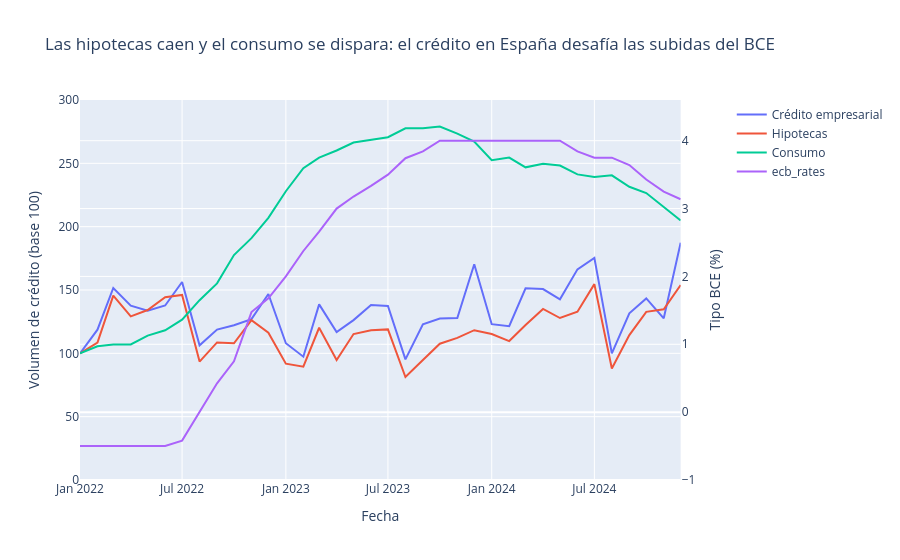

Notebook code for this chart:
### Code cell
fig = make_subplots(specs=[[{"secondary_y": True}]])
fig.add_trace(
    go.Scatter(x=df.loc[inicio:fin].index, y=df_norm.loc[inicio:fin]['imp_emp'], name='Crédito empresarial'),
    secondary_y=False
)

fig.add_trace(
    go.Scatter(x=df.loc[inicio:fin].index, y=df_norm.loc[inicio:fin]['imp_hog_hip'], name='Hipotecas'),
    secondary_y=False
)

fig.add_trace(
    go.Scatter(x=df.loc[inicio:fin].index, y=df_norm.loc[inicio:fin]['imp_hog_cons'], name='Consumo'),
    secondary_y=False
)


fig.add_trace(
    go.Scatter(x=df.loc[inicio:fin].index, y=df_norm.loc[inicio:fin]['ecb_rates'], name='ecb_rates'),
    secondary_y=True
)

fig.update_yaxes(range=[-1, 4.6], secondary_y=True)

fig.update_yaxes(range=[0, 300], secondary_y=False)

fig.update_yaxes(title_text="Volumen de crédito (base 100)", secondary_y=False)
fig.update_yaxes(title_text="Tipo BCE (%)", secondary_y=True)
fig.update_xaxes(title_text="Fecha")
fig.update_layout(title="Las hipotecas caen y el consumo se dispara: el crédito en España desafía las subidas del BCE")
